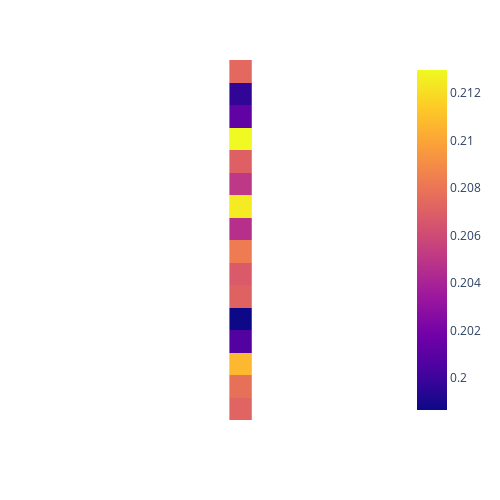

The notebook cell this image was saved under:
### Markdown cell above
Not normalized:

### Code cell
evaluate_data('./test_data/sushi_description', './test_data/sushi_label', '040', '001', '020', '001', normalized=False)

### Figure 1 — Plotly figure (JSON) as saved in the notebook; plotly's stock layout.template omitted (floating-point values rounded to 4 significant figures)
{"data": [{"coloraxis": "coloraxis", "hovertemplate": "x: %{x}<br>y: %{y}<br>color: %{z}<extra></extra>", "name": "0", "type": "heatmap", "x": ["sushi"], "xaxis": "x", "y": ["Imagine a culinary creation that hails from Japan, renowned for its meticulous preparation and diverse flavors. This dish starts with a foundation of seasoned vinegared rice, cooked to perfection. The rice, typically short-grained and sticky, is seasoned with a precise", "a foundation of seasoned vinegared rice, cooked to perfection. The rice, typically short-grained and sticky, is seasoned with a precise mixture of rice vinegar, sugar, and salt, which imparts a delicate balance of sweetness and tanginess.\nAt the heart of", "mixture of rice vinegar, sugar, and salt, which imparts a delicate balance of sweetness and tanginess.\nAt the heart of this dish lies an array of ingredients, each chosen with care and attention to detail. One of the central elements", "this dish lies an array of ingredients, each chosen with care and attention to detail. One of the central elements features thinly sliced, impeccably fresh raw fish. These slices, showcasing an array of colors, range from deep reds to opalescent", "features thinly sliced, impeccably fresh raw fish. These slices, showcasing an array of colors, range from deep reds to opalescent whites. The fish's texture is exceptionally tender, with a nuanced flavor profile that blends the essence of the sea with", "whites. The fish's texture is exceptionally tender, with a nuanced flavor profile that blends the essence of the sea with subtle sweetness. These slices rest gracefully upon the seasoned rice, creating a harmonious partnership of taste and texture.\nComplementing the", "subtle sweetness. These slices rest gracefully upon the seasoned rice, creating a harmonious partnership of taste and texture.\nComplementing the raw fish are an assortment of vibrant vegetables and garnishes, adding both visual appeal and an array of flavors and", "raw fish are an assortment of vibrant vegetables and garnishes, adding both visual appeal and an array of flavors and textures. Crisp cucumber, creamy avocado, and the piquant bite of pickled ginger provide a refreshing contrast, while a touch of", "textures. Crisp cucumber, creamy avocado, and the piquant bite of pickled ginger provide a refreshing contrast, while a touch of fiery wasabi delivers a hint of heat. A light drizzle of soy sauce enhances the overall umami experience, uniting the", "fiery wasabi delivers a hint of heat. A light drizzle of soy sauce enhances the overall umami experience, uniting the ingredients in a savory symphony.\nTo hold this culinary ensemble together, a thin, semi-transparent sheet of seaweed, known as nori,", "ingredients in a savory symphony.\nTo hold this culinary ensemble together, a thin, semi-transparent sheet of seaweed, known as nori, is often employed. This seaweed imparts a subtle oceanic flavor and serves as a structural component, allowing each bite to", "is often employed. This seaweed imparts a subtle oceanic flavor and serves as a structural component, allowing each bite to be easily picked up and savored.\nThe presentation of this dish is an art form in itself. It is often", "be easily picked up and savored.\nThe presentation of this dish is an art form in itself. It is often arranged meticulously on a clean plate, a vibrant mosaic of colors and textures that invites diners to appreciate not only", "arranged meticulously on a clean plate, a vibrant mosaic of colors and textures that invites diners to appreciate not only the flavors but also the craftsmanship behind each bite.\nIn summary, this description encapsulates the essence of a beloved Japanese", "the flavors but also the craftsmanship behind each bite.\nIn summary, this description encapsulates the essence of a beloved Japanese culinary tradition, a meticulous assembly of flavors and textures where seasoned rice and fresh ingredients harmonize to create a symphony", "culinary tradition, a meticulous assembly of flavors and textures where seasoned rice and fresh ingredients harmonize to create a symphony of taste and an artful visual experience."], "yaxis": "y", "z": [[0.2074], [0.1997], [0.2012], [0.213], [0.207], [0.205], [0.2125], [0.2047], [0.2083], [0.2067], [0.2071], [0.1987], [0.2007], [0.2107], [0.2078], [0.2072]]}], "layout": {"coloraxis": {"colorscale": [[0, "#0d0887"], [0.1111, "#46039f"], [0.2222, "#7201a8"], [0.3333, "#9c179e"], [0.4444, "#bd3786"], [0.5556, "#d8576b"], [0.6667, "#ed7953"], [0.7778, "#fb9f3a"], [0.8889, "#fdca26"], [1, "#f0f921"]]}, "height": 500, "margin": {"t": 60}, "width": 500, "xaxis": {"anchor": "y", "constrain": "domain", "domain": [0, 1], "scaleanchor": "y", "showticklabels": false}, "yaxis": {"anchor": "x", "autorange": "reversed", "constrain": "domain", "domain": [0, 1], "showticklabels": false}}}
